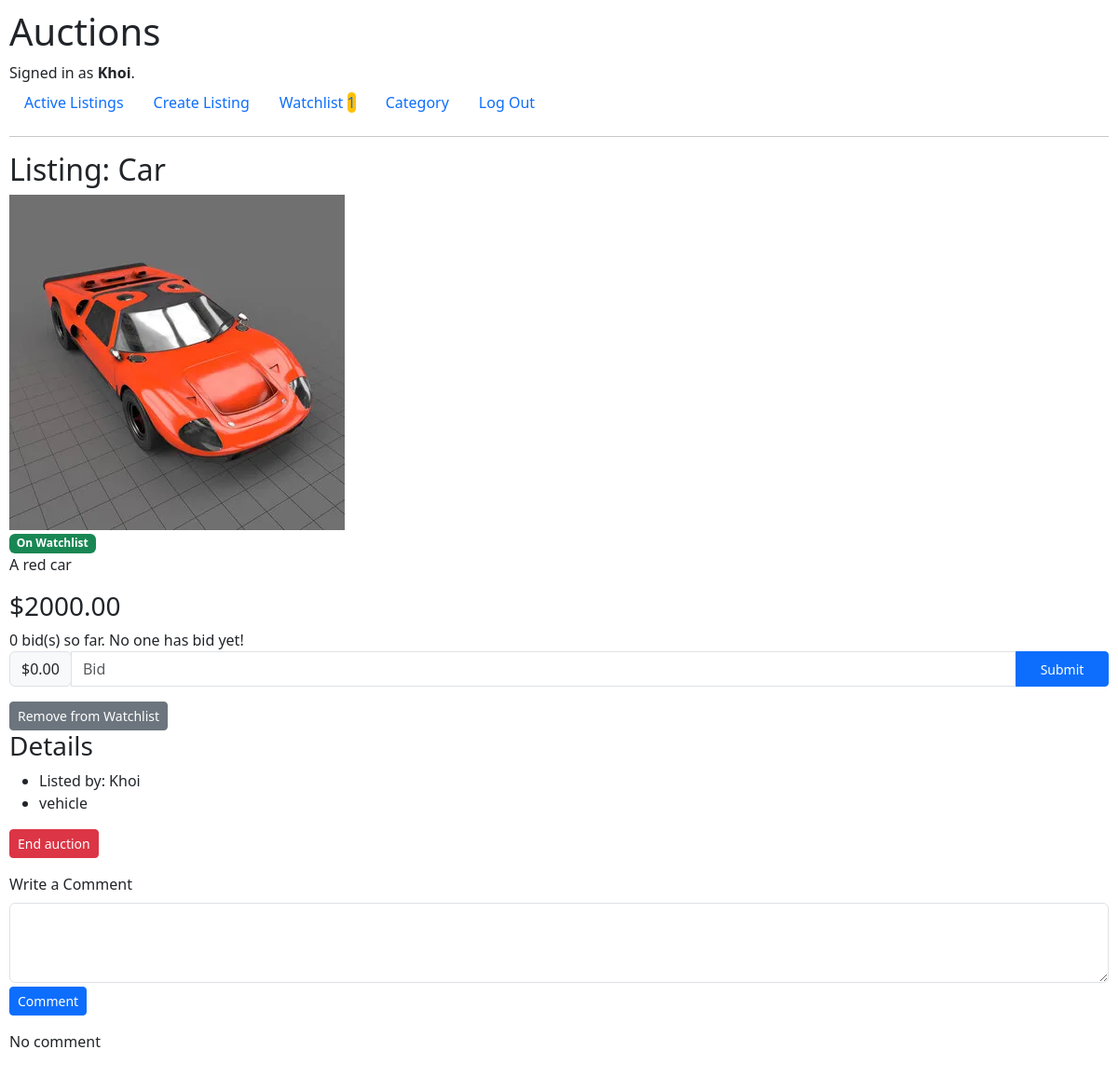
Page /listings/1 (signed in) on the earlier database version.
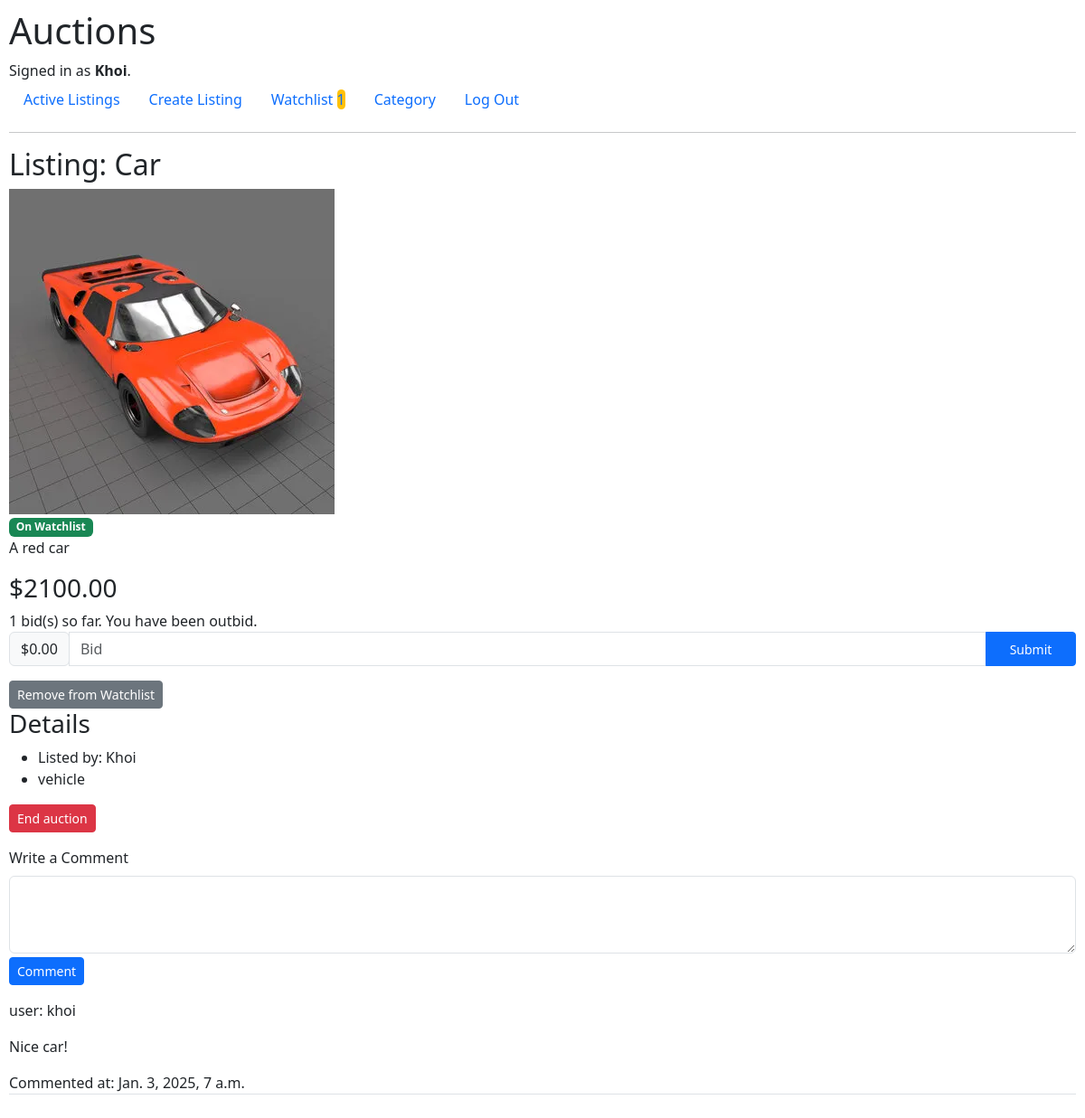
Same page on the later database version.
### auctions/models.py (models this page shows, shortened)
class AuctionListings(models.Model):
    title = models.CharField(max_length=64)
    description = models.TextField(max_length=200, blank=True, null=True)
    image = models.ImageField(upload_to='images/', blank=True, null=True)
    user = models.ForeignKey(User, on_delete=models.CASCADE, related_name="user_listings")
    date = models.DateTimeField(auto_now_add=True)
    active = models.BooleanField(default=True)
    price = models.DecimalField(max_digits=10, decimal_places=2)
    category = models.CharField(max_length=64, blank=True, null=True)

class User(AbstractUser):
    pass

class Comments(models.Model):
    listing = models.ForeignKey(AuctionListings, on_delete=models.CASCADE, related_name="listing_comments")
    user = models.ForeignKey(User, on_delete=models.CASCADE, related_name="user_comments")
    comment = models.CharField(max_length=200)
    timestamp = models.DateTimeField(auto_now_add=True)

### auctions/views.py (the view)
# urls.py: path("listings/<int:list_id>", views.list_view, name="list_view"),
@login_required
def list_view(request, list_id):
    auction = AuctionListings.objects.get(pk=list_id)
    bid_count = Bids.objects.filter(listing=auction).count()
    watch_list = WatchList.objects.filter(listing=auction).filter(user=request.user)
    owner = auction.user == request.user
    highest_bidder = Bids.objects.filter(listing=auction).order_by('-bid').first()
    comments = Comments.objects.filter(listing=auction)
    if highest_bidder:
        highest_bid = highest_bidder.bid
        is_user_won = highest_bidder.user == request.user
        message = "You are the highest bidder." if is_user_won else "You have been outbid."
    else:
        highest_bid = auction.price
        is_user_won = False
        message = "No one has bid yet!"
    return render(request, "auctions/list.html", {
        "auction": auction,
        "highest_bid": highest_bid,
        "message": message,
        "bid_count": bid_count,
        "watch_list": watch_list,
        "owner": owner,
        "is_user_won": is_user_won,
        "comments": comments
    })

### auctions/templates/auctions/list.html (shortened to what this page needs)
{% extends "auctions/layout.html" %} {% block body %}
<h2>Listing: {{ auction.title }}</h2>
 {% if auction.image %}
<div class="image-container">
  <img
    class="image_list"
    src="{{ auction.image.url }}"
    alt="{{ auction.title }}"
  />
</div>
{% endif %} {% if watch_list.exists %}
<span class="badge bg-success"> On Watchlist </span>
{% endif %}
<p>{{ auction.description }}</p>
<h3>${{ auction.price }}</h3>
<span>{{ bid_count }} bid(s) so far. {{ message }}</span>
<form action="{% url 'place_bid' auction.id %}" method="post">
  <div class="input-group mb-3">
    <div class="input-group-prepend">
      <span class="input-group-text">$0.00</span>
    </div>
    <input
      type="text"
      name="price"
      placeholder="Bid"
      class="form-control"
      aria-label="Amount (to the nearest dollar)"
    />
    <input type="submit" class="btn btn-primary btn-sm" />
  </div>
</form>
{% if watch_list.exists %}
<form action="{% url 'remove_watch_list' auction.id %}" method="post">
  <button type="submit" class="btn btn-secondary btn-sm">
    Remove from Watchlist
  </button>
</form>
{% endif %}
<h3>Details</h3>
<ul>
  <li>Listed by: {{auction.user}}</li>
  <li>
    {% if auction.category %} {{auction.category}} {% else %} No Category Listed
    {% endif %}
  </li>
</ul>
{% if owner %}
<form action="{% url 'finish_auction' auction.id %}" method="post" class="mb-3">
  <button type="submit" class="btn btn-danger btn-sm">End auction</button>
</form>
{% endif %}
<div class="mb-3">
  <form action="{% url 'add_comment' auction.id %}" method="post">
    <label for="commnet" class="form-label">Write a Comment</label>
    <textarea
      class="form-control mb-1"
      id="comment"
      name="comment"
      rows="3"
    ></textarea>
    <button type="submit" class="btn btn-primary btn-sm">Comment</button>
  </form>
</div>
{% if not comments %}
<p>No comment</p>
{% else %} {% for comment in comments %}
<div class="mb-3 border-bottom comment">
  <p>user: {{comment.user.username}}</p>
  <p>{{comment.comment}}</p>
  <span>Commented at: {{comment.timestamp}}</span>
</div>
{% endfor %} {% endif %} {% endblock %}

Differences in the rows shown:
changed AuctionListings "Car": price "2000.00" → "2100.00"
added Comments: user.username "khoi", comment "Nice car!", timestamp "Jan. 3, 2025, 7 a.m."
Other differences:
{{ bid_count }}: "0" → "1"
{{ message }}: "No one has bid yet!" → "You have been outbid."
text no longer shown: "No comment"
